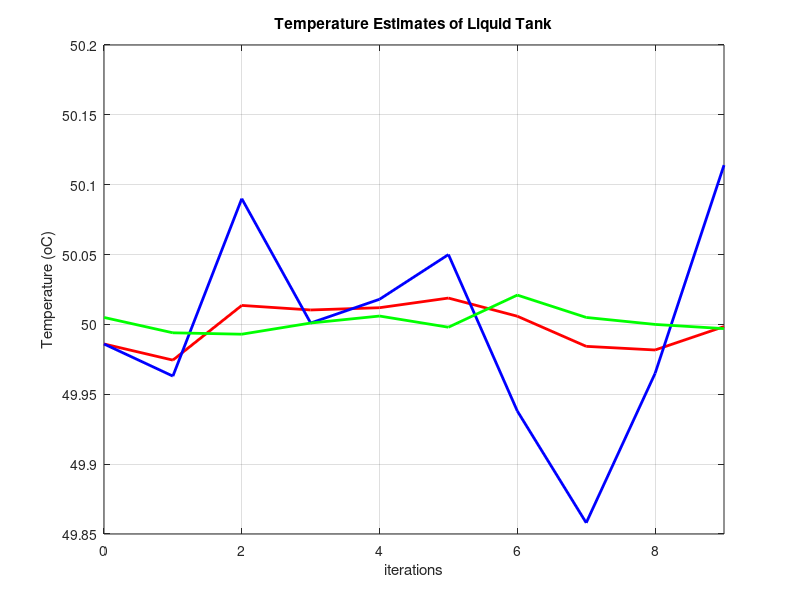
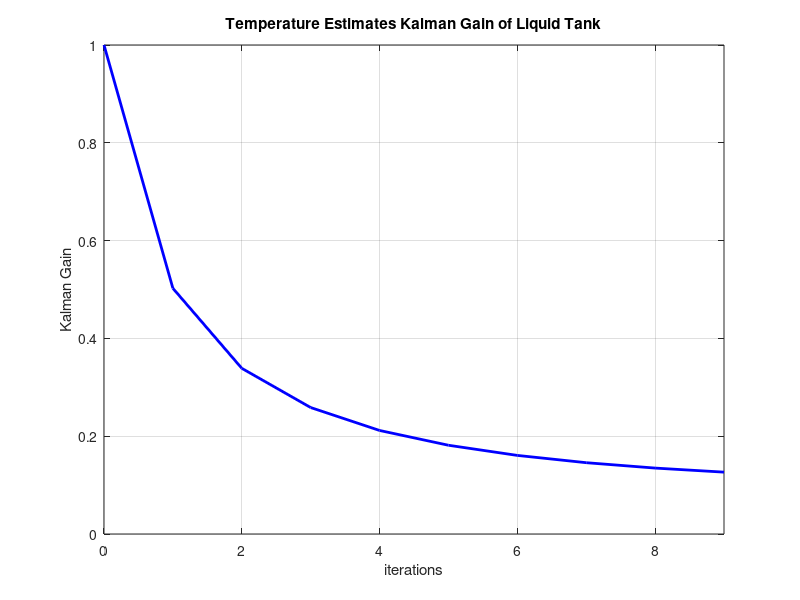

MATLAB code to generate these figures, in order:
clear;
clc;

true_temp = [50.005, 49.994, 49.993, 50.001, 50.006, 49.998, 50.021, 50.005, 50,  49.997];
meas_temp =  [49.986, 49.963, 50.09, 50.001, 50.018, 50.05, 49.938, 49.858, 49.965, 50.114];
#true_temp =  [50.505,50.994, 51.493, 52.001, 52.506, 52.998, 53.521, 54.005, 54.5,54.997]
#meas_temp =  [50.486, 50.963, 51.597, 52.001, 52.518,53.05, 53.438, 53.858, 54.465,55.114]



n_of_meas = length(true_temp);

k = zeros(n_of_meas,1);
est = zeros(n_of_meas,1);
t = 0:9;
q = 0.0001; # process noise variance
r = 0.01  ; # measurement noise variance


#Initilization
x_i = 60;
std_init = 100;
p_i = std_init ^ 2;

#initial prediction
x_i = x_i;
p_i = p_i + q;

for i = 1:n_of_meas

    #update
    k(i) = p_i/(p_i + r);
    est(i) = x_i + k(i)*(meas_temp(i) - x_i);
    p_i = (1 - k(i))*p_i;

    #predict
    x_i = est(i);
    p_i = p_i + q;
end


#PLOTS
#Estimation plots
figure(1)
plot(t, est, 'r-','Linewidth',2);hold on
plot(t, meas_temp, 'b-','Linewidth',2);hold on
plot(t, true_temp, 'g-','Linewidth',2);
title('Temperature Estimates of Liquid Tank')
xlabel('iterations')
ylabel('Temperature (oC)')
xlim([t(1) t(end)])
grid on


#Kalman Gain plot
figure(2)
plot(t, k, 'b-','Linewidth',2)
title('Temperature Estimates Kalman Gain of Liquid Tank')
xlabel('iterations')
ylabel('Kalman Gain')
xlim([t(1) t(end)])
grid on


